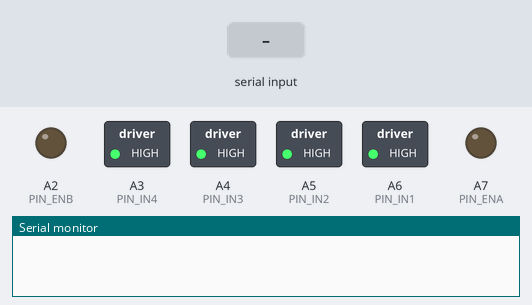
Recording of a program running on a simulated Teensy 3. Parts: switched loads named in the program (green lamp = pin HIGH), output pins drawn as LEDs (lit = HIGH), the last lines printed to the serial monitor. The test bench sets the inputs (shaded band).

Above: at 1.2 s.
1.3 s: "90,45\n" received over Serial
At 1.8 s:
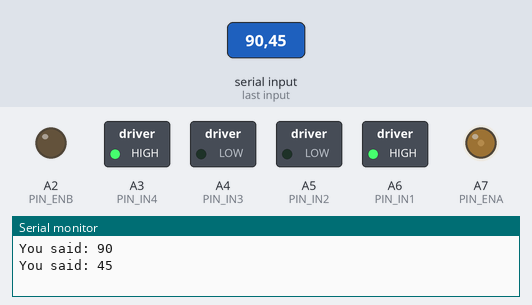
3.8 s: "30,150\n" received over Serial
At 4.6 s:
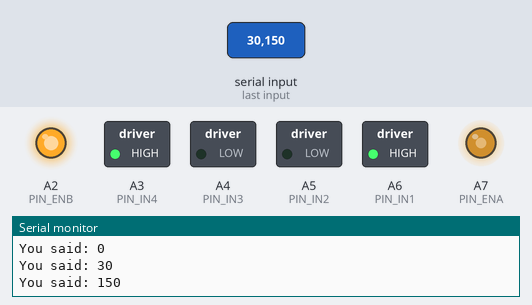
6.3 s: "200\n" received over Serial
At 6.8 s:
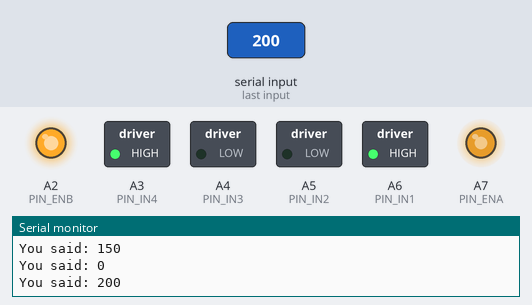
Timing chart, 0 to 9.3 s (numbered marks = the images above; inputs shaded):
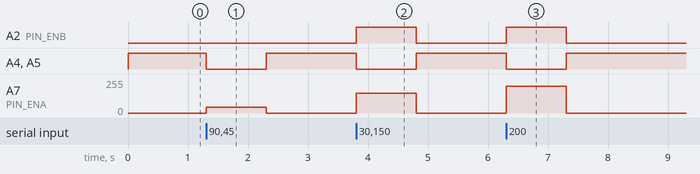

Measured:
- after the input at 1.3 s, A4 (PIN_IN3), A5 (PIN_IN2): HIGH → LOW at once, → HIGH 1.0 s later; A7 (PIN_ENA): 0/255 → 45/255 at once, → 0/255 1.0 s later
- after the input at 3.8 s, A2 (PIN_ENB): LOW → HIGH at once, → LOW 1.0 s later; A4 (PIN_IN3), A5 (PIN_IN2): HIGH → LOW at once, → HIGH 1.0 s later; A7 (PIN_ENA): 0/255 → 150/255 at once, → 0/255 1.0 s later
- after the input at 6.3 s, A2 (PIN_ENB): LOW → HIGH at once, → LOW 1.0 s later; A4 (PIN_IN3), A5 (PIN_IN2): HIGH → LOW at once, → HIGH 1.0 s later; A7 (PIN_ENA): 0/255 → 200/255 at once, → 0/255 1.0 s later

The program:

main.cpp
```cpp
/* NOTE: The battery MUST be connected to LM298N Breakout for the Teensy to work since I cut
 * the connection between USB power and the Teensy's power. The LM298N Breakout has a 5V regulator,
 * which can power the Teensy if you connect Teensy's Vin ("5V") to the LM298N Breakout's +5V.
 */

#include <Arduino.h>

#define PIN_ENA 21 // connect this pin to LM298N Breakout, must be PWM
#define PIN_IN1 20 // connect this pin to LM298N Breakout
#define PIN_IN2 19 // connect this pin to LM298N Breakout
#define PIN_IN3 18 // connect this pin to LM298N Breakout
#define PIN_IN4 17 // connect this pin to LM298N Breakout
#define PIN_ENB 16 // connect this pin to LM298N Breakout, must be PWM

/* speed = 1 to 255 to move forward
 * speed = 0 to stop
 * speed = -1 -255 to move back
 */
void set_R_wheel(int speed) {
  digitalWrite(PIN_IN1, speed >= 0);
  digitalWrite(PIN_IN2, speed <= 0);
  analogWrite(PIN_ENA, abs(speed));
}

/* speed = 1 to 255 to move forward
 * speed = 0 to stop
 * speed = -1 -255 to move back
 */
void set_L_wheel(int speed) {
  digitalWrite(PIN_IN4, speed >= 0);
  digitalWrite(PIN_IN3, speed <= 0);
  analogWrite(PIN_ENB, abs(speed));
}

void setup() {
  Serial.begin(9600);
  pinMode(PIN_IN1, OUTPUT);
  pinMode(PIN_IN2, OUTPUT);
  pinMode(PIN_IN3, OUTPUT);
  pinMode(PIN_IN4, OUTPUT);
  pinMode(PIN_ENA, OUTPUT);
  pinMode(PIN_ENB, OUTPUT);

  set_L_wheel(0);
  set_R_wheel(0);
}

void loop() {

  // motor test code with input from computer
  if(Serial.available()) {
    int val = Serial.parseInt(); // try typing numbers from -255 to 255 into serial monitor
    Serial.print("You said: ");
    Serial.println(val);

    set_L_wheel(val);
    set_R_wheel(val);
  }

}
```
